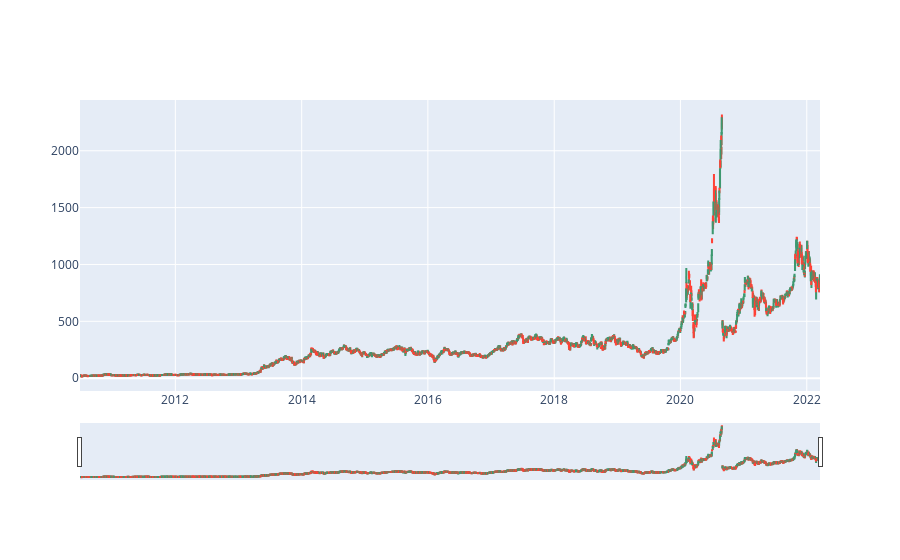

Write notebook code for a chart like this one.
### Code cell
plot_candlestick(df_tesla)

### Figure 1 — Plotly figure (JSON) as saved in the notebook; plotly's stock layout.template omitted (floating-point values rounded to 4 significant figures; data arrays with more than 128 entries replaced by an {"elided": "..."} marker saying what was removed)
{"data": [{"close": {"elided": "2952 float values"}, "high": {"elided": "2952 float values"}, "low": {"elided": "2952 float values"}, "open": {"elided": "2952 float values"}, "type": "candlestick", "x": {"elided": "2952 str values"}}], "layout": {}}
